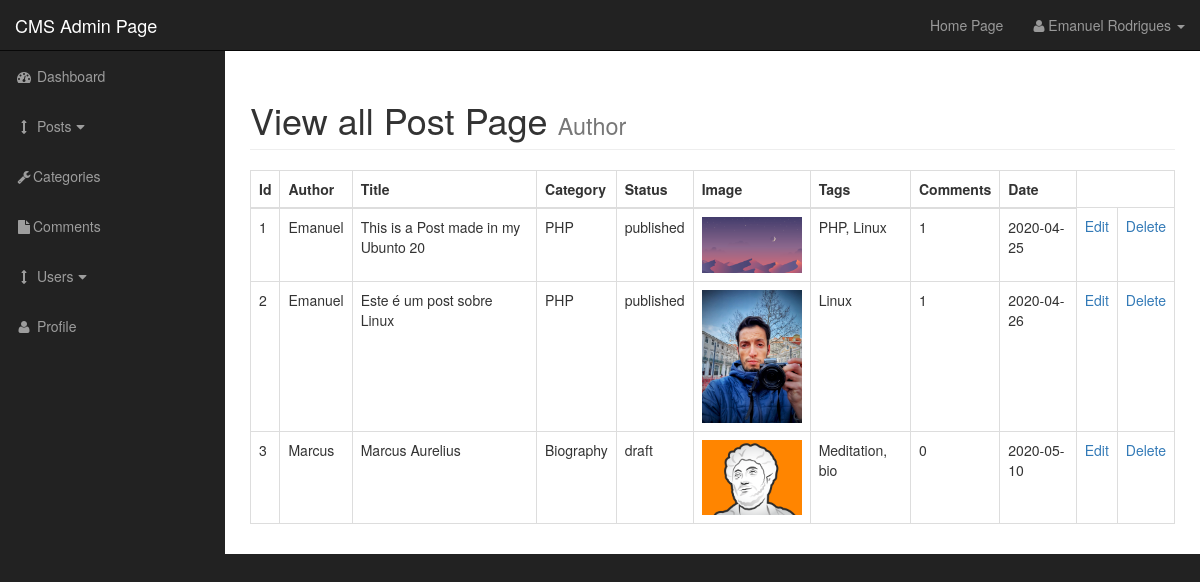
Screenshot of /admin/posts.php (signed in) with the database file from the repository.
### tables this page shows
CREATE TABLE `posts` (
  `post_id` int NOT NULL,
  `post_category_id` int NOT NULL,
  `post_title` varchar(255) NOT NULL,
  `post_author` varchar(255) NOT NULL,
  `post_date` date NOT NULL,
  `post_image` text NOT NULL,
  `post_content` text NOT NULL,
  `post_tags` varchar(255) NOT NULL,
  `post_comment_count` int DEFAULT NULL,
  `post_status` varchar(255) NOT NULL
);

CREATE TABLE `categories` (
  `cat_id` int NOT NULL,
  `cat_title` varchar(255) NOT NULL
);

### includes/functions.php (called while the page is built, shortened)
<?php
  function queryAllPosts() {
    global $connection;
    $query = "SELECT * FROM `posts` ";
    $resultAllPosts = mysqli_query($connection, $query);
    }

### admin/includes/components/view_all_posts.php (the view, shortened to what this page needs)
<table class="table table-bordered table-hover">
   <thead>
       <tr>
           <th>Id</th>
           <th>Author</th>
           <th>Title</th>
           <th>Category</th>
           <th>Status</th>
           <th>Image</th>
           <th>Tags</th>
           <th>Comments</th>
           <th>Date</th>
       </tr>
   </thead>
   <tbody>
<?php
queryAllPosts();
while ($row = mysqli_fetch_assoc($resultAllPosts)) {
        $post_id = $row['post_id'];
        $post_author = $row['post_author'];
        $post_title = $row['post_title'];
        $post_category_id = $row['post_category_id'];
        $post_status = $row['post_status'];
        $post_image = $row['post_image'];
        $post_tags = $row['post_tags'];
        $post_comment_count = $row['post_comment_count'];
        $post_date = $row['post_date'];
    echo "<tr>
    <td>{$post_id}</td>
    <td>{$post_author}</td>
    <td>{$post_title}</td>";
    $query = "SELECT * FROM `categories` WHERE `cat_id` = '{$post_category_id}' ";
    $resultCatName= mysqli_query($connection, $query);
    while ($row = mysqli_fetch_assoc($resultCatName)) {
        $category_name = $row['cat_title'];
    }
        if (isset($post_comment_count)) {
        $post_comment_count = $post_comment_count;
      } else {
        $post_comment_count = 0;
      }
    echo"<td>{$category_name}</td>
    <td>{$post_status}</td>
    <td><img width='100' src='../includes/images/{$post_image}'</img></td>
    <td>{$post_tags}</td>
    <td>{$post_comment_count}</td>
    <td>{$post_date}</td>
    <td><a href='posts.php?source=edit&post_id={$post_id}'>Edit</a></td>
    <td><a href='posts.php?delete={$post_id}'>Delete</a></td>
    </tr>";
}
?>
</tbody>
</table>

### admin/includes/components/header.php (shortened to what this page needs)
<!DOCTYPE html>
<html lang="en">
<head>
    <link href="css/bootstrap.min.css" rel="stylesheet">
    <link href="css/sb-admin.css" rel="stylesheet">
    <link href="font-awesome/css/font-awesome.min.css" rel="stylesheet" type="text/css">
</head>
<body>

### admin/posts.php (shortened to what this page needs)
    <?php
    $path_to_header_admin = $_SERVER['DOCUMENT_ROOT'];
    $path_to_header_admin .= "/cms-php/admin/includes/components/header.php";
    include_once($path_to_header_admin);
    ?>
    <div id="wrapper">
    <?php  include_once($path_to_navigation_admin); ?>
    <div id="page-wrapper">
    <div class="container-fluid">
    <div class="row">
    <div class="col-lg-12">
    <h1 class="page-header">
    View all Post Page
    <small>Author</small>
    </h1>
<?php
if (isset($_GET['source'])) {
    $source = $_GET['source'];
} else {
    $source = "";
}
    switch ($source) {
        default:
          include "includes/components/view_all_posts.php";
            break;
    }
?>
    </div>
    </div>
    <?php include_once($path_to_footer_admin); ?>

### admin/includes/components/navigation.php (shortened to what this page needs)
<nav class="navbar navbar-inverse navbar-fixed-top" role="navigation">
            <div class="navbar-header">
                <a class="navbar-brand" href="index.php">CMS Admin Page</a>
            </div>
            <ul class="nav navbar-right top-nav">
            <li><a href="../index.php">Home Page</a></li>
                <li class="dropdown">
                    <a href="#" class="dropdown-toggle" data-toggle="dropdown"><i class="fa fa-user"></i> <?php echo $_SESSION['first_name']; echo " "; echo $_SESSION['last_name']; ?> <b class="caret"></b></a>
                </li>
            </ul>
            <div class="collapse navbar-collapse navbar-ex1-collapse">
                <ul class="nav navbar-nav side-nav">
                    <li>
                        <a href="index.php"><i class="fa fa-fw fa-dashboard"></i> Dashboard</a>
                    </li>
                    <li>
                        <a href="javascript:;" data-toggle="collapse" data-target="#posts_dropdown"><i class="fa fa-fw fa-arrows-v"></i> Posts<i class="fa fa-fw fa-caret-down"></i></a>
                    </li>
                    <li>
                        <a href="categories.php"><i class="fa fa-fw fa-wrench"></i>Categories</a>
                    </li>
                    <li>
                        <a href="comments.php?source=view"><i class="fa fa-fw fa-file"></i>Comments</a>
                    </li>
                    <li>
                        <a href="javascript:;" data-toggle="collapse" data-target="#user_dropdown"><i class="fa fa-fw fa-arrows-v"></i> Users<i class="fa fa-fw fa-caret-down"></i></a>
                    </li>
                    <li>
                        <a href="profile.php"><i class="fa fa-fw fa-user"></i> Profile</a>
                    </li>
                </ul>
            </div>
        </nav>

### admin/includes/components/footer.php (shortened to what this page needs)
</body>
</html>

### admin/css/sb-admin.css (style rules this page uses)
body { margin-top: 100px; background-color: #222; }
@media (min-width:768px) { body { margin-top: 50px; } }
#wrapper { padding-left: 0; }
#page-wrapper { width: 100%; padding: 0; background-color: #fff; }
@media (min-width:768px) { #wrapper { padding-left: 225px; } }
@media (min-width:768px) { #page-wrapper { padding: 10px; } }
.top-nav { padding: 0 15px; }
.top-nav>li { display: inline-block; float: left; }
.top-nav>li>a { padding-top: 15px; padding-bottom: 15px; line-height: 20px; color: #999; }
@media (min-width:768px) { .side-nav { position: fixed; top: 51px; left: 225px; width: 225px; margin-left: -225px; border: none; border-radius: 0; overflow-y: auto; background-color: #222; } }
@media (min-width:768px) { .side-nav>li>a { width: 225px; } }

### rows the page displays
posts: post_id "1", post_author "Emanuel", post_title "This is a Post made in my Ubunto 20", categories.cat_title "PHP", post_status "published", post_image (picture), post_tags "PHP, Linux", post_comment_count "1", post_date "2020-04-25"
posts: post_id "2", post_author "Emanuel", post_title "Este é um post sobre Linux", categories.cat_title "PHP", post_status "published", post_image (picture), post_tags "Linux", post_comment_count "1", post_date "2020-04-26"
posts: post_id "3", post_author "Marcus", post_title "Marcus Aurelius", categories.cat_title "Biography", post_status "draft", post_image (picture), post_tags "Meditation, bio", post_comment_count "0", post_date "2020-05-10"

### other values shown
$_SESSION['first_name'] "Emanuel"
$_SESSION['last_name'] "Rodrigues"
